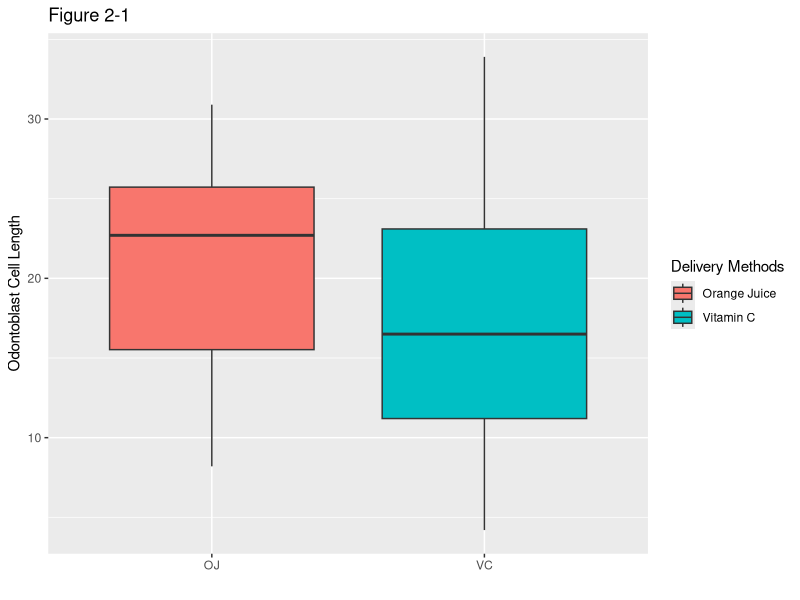
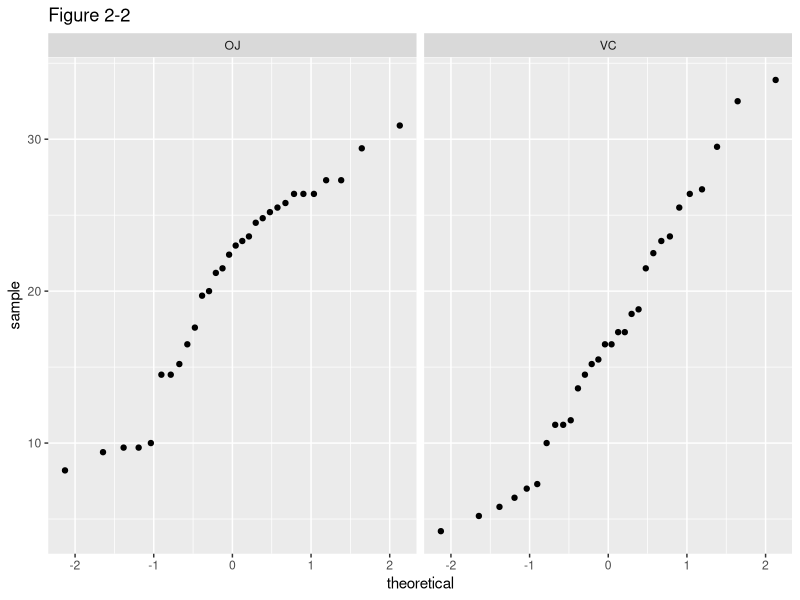
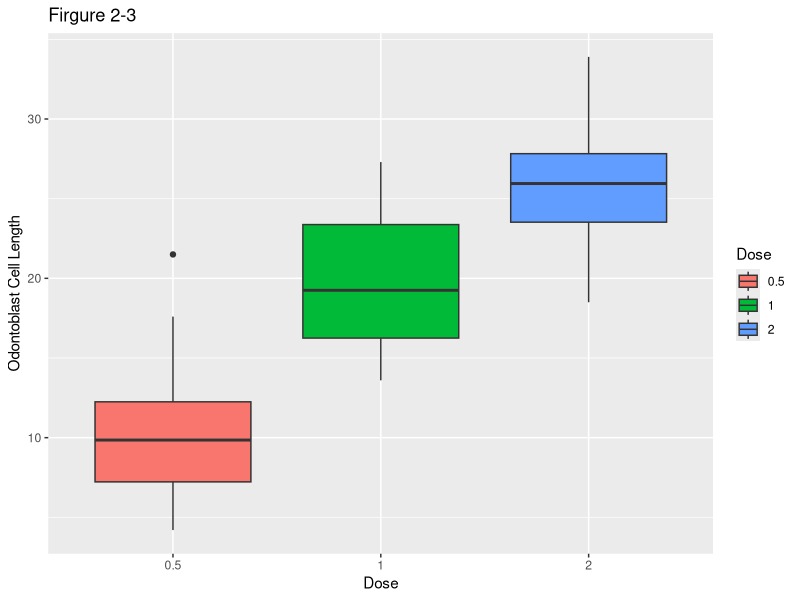
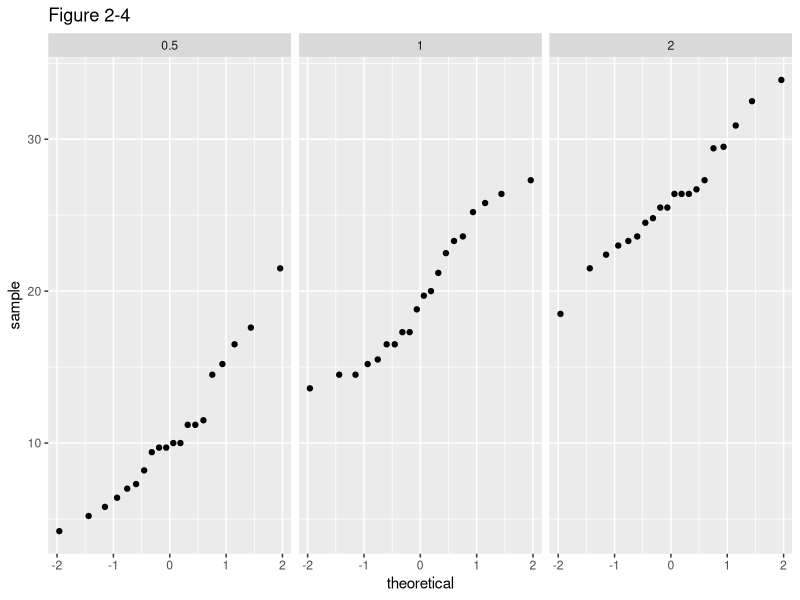

These figures' R source, in order:
## ---- chunk 1
library(datasets)
library(ggplot2)

## checking existence of a folder named "figure", if not then creating one to store plot figures
figureDir <- 'figure'
if (!file.exists(figureDir)){
    dir.create(figureDir)
}

## loading data
data("ToothGrowth")
ToothGrowth$dose <- as.factor(ToothGrowth$dose)
## ---- chunk 2
str(ToothGrowth)
## ---- chunk 3
## calculating means splitted by supplement type
meanOJ = mean(ToothGrowth[ToothGrowth$supp == "OJ", "len"])
meanVC = mean(ToothGrowth[ToothGrowth$supp == "VC", "len"])
## ---- chunk 4
## plotting boxplots on delivery methods
p <- ggplot(ToothGrowth, aes(x = supp, y = len))
p <- p + geom_boxplot(aes(fill = supp)) 
p <- p + labs(x = "", y = "Odontoblast Cell Length", title="Figure 2-1")
p <- p + scale_fill_discrete(name="Delivery Methods",
                         breaks=c("OJ", "VC"),
                         labels=c("Orange Juice", "Vitamin C"))

## save plot to a file
ggsave(file.path(figureDir, "plot2-1.png"), width=4.8, height=4.8, dpi=75)
## ---- chunk 5
## plotting qqplot
p <- ggplot(ToothGrowth) + stat_qq(aes(sample = len)) + facet_grid(.~supp) + labs(title="Figure 2-2")

## save plot to a file
ggsave(file.path(figureDir, "plot2-2.png"), width=4.8, height=4.8, dpi=75)
## ---- chunk 6
## calculating means splitted by doses
meanHalf = mean(ToothGrowth[ToothGrowth$dose == 0.5, "len"])
meanOne = mean(ToothGrowth[ToothGrowth$dose == 1, "len"])
meanTwo = mean(ToothGrowth[ToothGrowth$dose == 2, "len"])
## ---- chunk 7
## plotting boxplots on doses
p <- ggplot(ToothGrowth, aes(x = dose, y = len))
p <- p + geom_boxplot(aes(fill = as.factor(dose))) 
p <- p + labs(x = "Dose", y = "Odontoblast Cell Length", title = "Firgure 2-3")
p <- p + scale_fill_discrete(name="Dose",
                         breaks=c("0.5", "1", "2"))

## save plot to a file
ggsave(file.path(figureDir, "plot2-3.png"), width = 4.8, height = 4.8, dpi = 75)
## ---- chunk 8
## quantile-quantile plots
p <- ggplot(ToothGrowth) + stat_qq(aes(sample = len)) + facet_grid(.~dose) + labs(title="Figure 2-4")
ggsave(file.path(figureDir, "plot2-4.png"), width = 4.8, height = 4.8, dpi = 75)
## ---- chunk 9
varOJ = var(ToothGrowth[ToothGrowth$supp=="OJ", "len"])
varVC = var(ToothGrowth[ToothGrowth$supp=="VC", "len"])
varOJ
varVC
## ---- chunk 10
t.test(ToothGrowth[ToothGrowth$supp=="OJ", "len"], ToothGrowth[ToothGrowth$supp=="VC", "len"], paired = FALSE, var.equal = FALSE, alternative="two.sided")
## ---- chunk 11
varHalf = var(ToothGrowth[ToothGrowth$dose == 0.5, "len"])
varOne = var(ToothGrowth[ToothGrowth$dose == 1, "len"])
varTwo = var(ToothGrowth[ToothGrowth$dose == 2, "len"])
varHalf
varOne
varTwo
## ---- chunk 12
t.test(ToothGrowth[ToothGrowth$dose == 1, "len"], ToothGrowth[ToothGrowth$dose == 0.5, "len"], paired = FALSE, var.equal = FALSE, alternative="two.sided")
## ---- chunk 13
t.test(ToothGrowth[ToothGrowth$dose == 2, "len"], ToothGrowth[ToothGrowth$dose == 1, "len"], paired = FALSE, var.equal = FALSE, alternative="two.sided")
